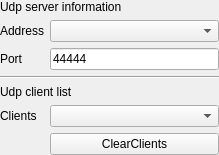
<?xml version="1.0" encoding="UTF-8"?>
<ui version="4.0">
 <class>SAKUdpServerDeviceController</class>
 <widget class="QWidget" name="SAKUdpServerDeviceController">
  <property name="geometry">
   <rect>
    <x>0</x>
    <y>0</y>
    <width>219</width>
    <height>146</height>
   </rect>
  </property>
  <property name="windowTitle">
   <string>Form</string>
  </property>
  <layout class="QGridLayout" name="gridLayout">
   <property name="leftMargin">
    <number>0</number>
   </property>
   <property name="topMargin">
    <number>0</number>
   </property>
   <property name="rightMargin">
    <number>0</number>
   </property>
   <property name="bottomMargin">
    <number>0</number>
   </property>
   <item row="5" column="1">
    <widget class="QComboBox" name="clientHostComboBox"/>
   </item>
   <item row="0" column="0" colspan="2">
    <widget class="QLabel" name="label_5">
     <property name="text">
      <string>Udp server information</string>
     </property>
    </widget>
   </item>
   <item row="2" column="1">
    <widget class="QLineEdit" name="serverPortLineEdit">
     <property name="text">
      <string>44444</string>
     </property>
    </widget>
   </item>
   <item row="4" column="0" colspan="2">
    <widget class="QLabel" name="label_6">
     <property name="text">
      <string>Udp client list</string>
     </property>
    </widget>
   </item>
   <item row="1" column="1">
    <widget class="QComboBox" name="serverhostComboBox"/>
   </item>
   <item row="5" column="0">
    <widget class="QLabel" name="label">
     <property name="text">
      <string>Clients</string>
     </property>
    </widget>
   </item>
   <item row="3" column="0" colspan="2">
    <widget class="Line" name="line">
     <property name="orientation">
      <enum>Qt::Horizontal</enum>
     </property>
    </widget>
   </item>
   <item row="2" column="0">
    <widget class="QLabel" name="label_4">
     <property name="text">
      <string>Port</string>
     </property>
    </widget>
   </item>
   <item row="1" column="0">
    <widget class="QLabel" name="label_3">
     <property name="text">
      <string>Address</string>
     </property>
    </widget>
   </item>
   <item row="6" column="1">
    <widget class="QPushButton" name="clearPushButton">
     <property name="text">
      <string>ClearClients</string>
     </property>
    </widget>
   </item>
  </layout>
 </widget>
 <resources/>
 <connections/>
</ui>
